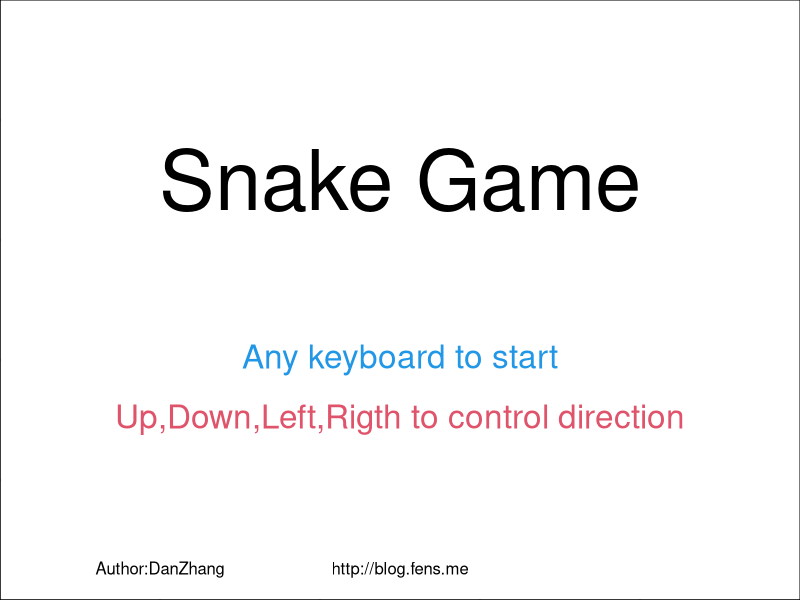

Recreate this plot in R.
# 初始化环境变量
init<-function(){
  e<<-new.env()
  e$stage<-0 #场景
  e$width<-e$height<-20  #切分格子
  e$step<-1/e$width #步长
  e$m<-matrix(rep(0,e$width*e$height),nrow=e$width)  #点矩阵
  e$dir<-e$lastd<-'up' # 移动方向
  e$head<-c(2,2) #初始蛇头
  e$lastx<-e$lasty<-2 # 初始化蛇头上一个点
  e$tail<-data.frame(x=c(),y=c())#初始蛇尾
  
  e$col_furit<-2 #水果颜色
  e$col_head<-4 #蛇头颜色
  e$col_tail<-8 #蛇尾颜色
  e$col_path<-0 #路颜色
}


# 获得矩阵的索引值
index<-function(col) which(e$m==col)

# 游戏中
stage1<-function(){
  e$stage<-1
  
  # 随机的水果点
  furit<-function(){
    if(length(index(e$col_furit))<=0){ #不存在水果
      idx<-sample(index(e$col_path),1)
      
      fx<-ifelse(idx%%e$width==0,10,idx%%e$width)
      fy<-ceiling(idx/e$height)
      e$m[fx,fy]<-e$col_furit
      
      print(paste("furit idx",idx))
      print(paste("furit axis:",fx,fy))
    }
  }
  
  
  # 检查失败
  fail<-function(){
    # head出边界
    if(length(which(e$head<1))>0 | length(which(e$head>e$width))>0){
      print("game over: Out of ledge.")
      keydown('q')
      return(TRUE)
    }
    
    # head碰到tail
    if(e$m[e$head[1],e$head[2]]==e$col_tail){
      print("game over: head hit tail")
      keydown('q')
      return(TRUE)
    }
    
    return(FALSE)
  }
  
  
  # snake head
  head<-function(){
    e$lastx<-e$head[1]
    e$lasty<-e$head[2]
    
    # 方向操作
    if(e$dir=='up') e$head[2]<-e$head[2]+1
    if(e$dir=='down') e$head[2]<-e$head[2]-1
    if(e$dir=='left') e$head[1]<-e$head[1]-1
    if(e$dir=='right') e$head[1]<-e$head[1]+1
    
  }
  
  # snake body
  body<-function(){
    e$m[e$lastx,e$lasty]<-0
    e$m[e$head[1],e$head[2]]<-e$col_head #snake
    if(length(index(e$col_furit))<=0){ #不存在水果
      e$tail<-rbind(e$tail,data.frame(x=e$lastx,y=e$lasty))
    }
    
    if(nrow(e$tail)>0) { #如果有尾巴
      e$tail<-rbind(e$tail,data.frame(x=e$lastx,y=e$lasty))
      e$m[e$tail[1,]$x,e$tail[1,]$y]<-e$col_path
      e$tail<-e$tail[-1,]
      e$m[e$lastx,e$lasty]<-e$col_tail
    }
    
    print(paste("snake idx",index(e$col_head)))
    print(paste("snake axis:",e$head[1],e$head[2]))
  }
  
  # 画布背景
  drawTable<-function(){
    plot(0,0,xlim=c(0,1),ylim=c(0,1),type='n',xaxs="i", yaxs="i")
  }
  
  # 根据矩阵画数据
  drawMatrix<-function(){
    idx<-which(e$m>0)
    px<- (ifelse(idx%%e$width==0,e$width,idx%%e$width)-1)/e$width+e$step/2
    py<- (ceiling(idx/e$height)-1)/e$height+e$step/2
    pxy<-data.frame(x=px,y=py,col=e$m[idx])
    points(pxy$x,pxy$y,col=pxy$col,pch=15,cex=4.4)
  }
  
  furit()
  head()
  if(!fail()){
    body()
    drawTable()
    drawMatrix()  
  }
}


# 开机画图
stage0<-function(){
  e$stage<-0
  plot(0,0,xlim=c(0,1),ylim=c(0,1),type='n',xaxs="i", yaxs="i")
  text(0.5,0.7,label="Snake Game",cex=5)
  text(0.5,0.4,label="Any keyboard to start",cex=2,col=4)
  text(0.5,0.3,label="Up,Down,Left,Rigth to control direction",cex=2,col=2)
  text(0.2,0.05,label="Author:DanZhang",cex=1)
  text(0.5,0.05,label="http://blog.fens.me",cex=1)
}

# 结束画图
stage2<-function(){
  e$stage<-2
  plot(0,0,xlim=c(0,1),ylim=c(0,1),type='n',xaxs="i", yaxs="i")
  text(0.5,0.7,label="Game Over",cex=5)
  text(0.5,0.4,label="Space to restart, q to quit.",cex=2,col=4)
  text(0.5,0.3,label=paste("Congratulations! You have eat",nrow(e$tail),"fruits!"),cex=2,col=2)
  text(0.2,0.05,label="Author:DanZhang",cex=1)
  text(0.5,0.05,label="http://blog.fens.me",cex=1)
}

# 键盘事件
keydown<-function(K){
  print(paste("keydown:",K,",stage:",e$stage));
  
  if(e$stage==0){ #开机画面
    init()
    stage1()
    return(NULL)
  }  
  
  if(e$stage==2){ #结束画面
    if(K=="q") q()
    else if(K==' ') stage0()  
    return(NULL)
  } 
  
  if(e$stage==1){ #游戏中
    if(K == "q") {
      stage2()
    } else {
      if(tolower(K) %in% c("up","down","left","right")){
        e$lastd<-e$dir
        e$dir<-tolower(K)
        stage1()  
      }
    }
  }
  return(NULL)
}

#######################################
# RUN  
#######################################  

run<-function(){
  par(mai=rep(0,4),oma=rep(0,4))
  e<<-new.env()
  stage0()
  
  # 注册事件
  getGraphicsEvent(prompt="Snake Game",onKeybd=keydown)
}

run()